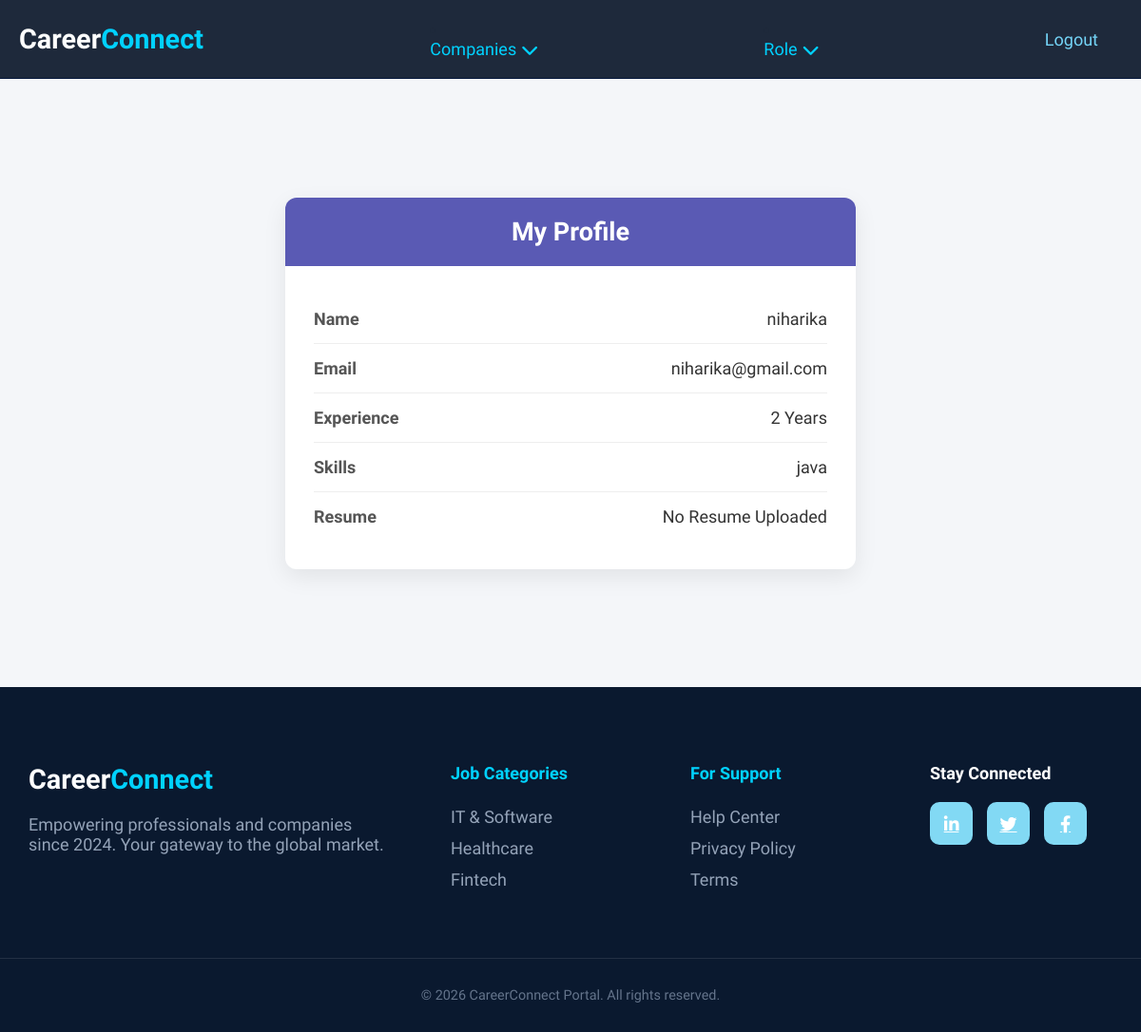
/my-profile/ (signed in), run on the app's committed database.
### accounts/models.py (models this page shows, shortened)
class seekerdb(models.Model):
    WORK_TYPES = (
        ('Remote', 'Remote'),
        ('On-site', 'On-site'),
        ('Hybrid', 'Hybrid'),
    )
    user = models.OneToOneField(User, on_delete=models.CASCADE, related_name='seeker_profile')
    full_name = models.CharField(max_length=255)
    experience_years = models.IntegerField(default=0)
    work_type = models.CharField(max_length=20, choices=WORK_TYPES, default='Remote')
    skills = models.TextField(help_text="Enter skills separated by commas")
    resume = models.FileField(
        upload_to='resumes/',
        validators=[FileExtensionValidator(['pdf', 'doc', 'docx'])],
        null=True, blank=True
    )
    resume_updated_at = models.DateTimeField(auto_now=True)
    profile_views = models.IntegerField(default=0)

class User(AbstractUser):
    is_seeker = models.BooleanField(default=False)
    is_employer = models.BooleanField(default=False)
    profile_picture = models.ImageField(upload_to='profiles/', null=True, blank=True)

### accounts/views.py (the view)
# urls.py: path('my-profile/', views.my_profile, name='my_profile'),
@login_required
def my_profile(request):
    if not request.user.is_seeker:
        return redirect('homepage')
    profile = request.user.seeker_profile
    return render(request, 'my_profile.html', {'profile': profile})

### templates/my_profile.html (shortened to what this page needs)
{% extends 'base.html' %} {% load static %}  {% block extra_css%}
<link rel="stylesheet" href="{% static 'css/my_profile.css' %}" />
{%endblock%} {% block content %}
<div class="profile-container">
  <div class="profile-card">
    <div class="profile-header">
      <h2>My Profile</h2>
    </div>
    <div class="profile-body">
      <div class="profile-row">
        <span class="label">Name</span>
        <span class="value">{{ profile.full_name }}</span>
      </div>
      <div class="profile-row">
        <span class="label">Email</span>
        <span class="value">{{ request.user.email }}</span>
      </div>
      <div class="profile-row">
        <span class="label">Experience</span>
        <span class="value">{{ profile.experience_years }} Years</span>
      </div>
      <div class="profile-row">
        <span class="label">Skills</span>
        <span class="value">{{ profile.skills }}</span>
      </div>
      <div class="profile-row">
        <span class="label">Resume</span>
        <span class="value">
          {% if profile.resume %}
          <a href="{{ profile.resume.url }}" target="_blank" class="resume-btn">
            Download Resume
          </a>
          {% else %} No Resume Uploaded {% endif %}
        </span>
      </div>
    </div>
  </div>
</div>
{% endblock %}

### static/css/base.css (style rules this page uses)
:root { --navy: #0a192f; --cyan: #00d2ff; --cyan-glow: rgba(0, 210, 255, 0.4); --purple-glow: rgba(160, 32, 240, 0.3); --white: #ffffff; --light-bg: #f8fafc; --text-navy: #1e293b; --text-light: #64748b; }
* { margin: 0; padding: 0; box-sizing: border-box; }
body { font-family: "Plus Jakarta Sans", sans-serif; background-color: var(--white); color: var(--text-navy); font-size: 18px; }

### static/css/my_profile.css (style rules this page uses)
.profile-container { display: flex; justify-content: center; align-items: center; padding: 50px 20px; background: #f4f6f9; min-height: 80vh; }
.profile-card { width: 100%; max-width: 600px; background: #ffffff; border-radius: 12px; box-shadow: 0 8px 25px rgba(0, 0, 0, 0.08); overflow: hidden; transition: 0.3s ease; }
.profile-header { background: rgba(3, 3, 141, 0.651); color: white; padding: 20px; text-align: center; }
.profile-header h2 { margin: 0; font-weight: 600; }
.profile-body { padding: 30px; }
.profile-row { display: flex; justify-content: space-between; padding: 15px 0; border-bottom: 1px solid #eee; }
.profile-row:last-child { border-bottom: none; }
.label { font-weight: 600; color: #555; }
.value { color: #333; text-align: right; max-width: 60%; word-wrap: break-word; }

### data on the page
seekerdb: full_name "niharika", experience_years "2", skills "java"
User: user.email "niharika@gmail.com"
